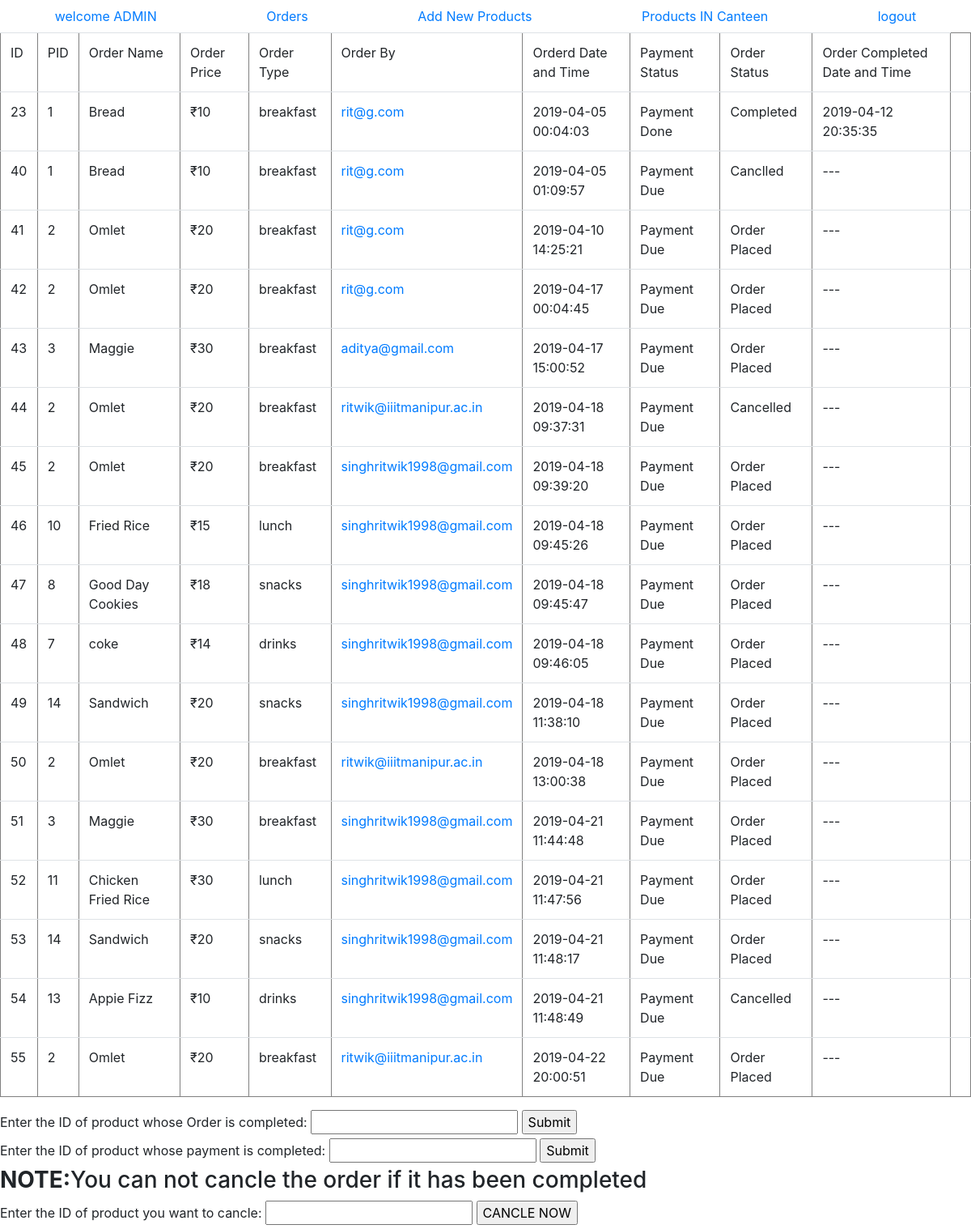
Screenshot of /adpro.php with the database file from the repository.
### tables this page shows
CREATE TABLE `orders` (
  `id` int(11) NOT NULL,
  `pid` int(11) NOT NULL,
  `oname` varchar(90) NOT NULL,
  `oprice` varchar(90) NOT NULL,
  `otype` varchar(90) NOT NULL,
  `oby` varchar(90) NOT NULL,
  `odate` varchar(100) NOT NULL,
  `payment` varchar(90) NOT NULL DEFAULT 'Payment Due',
  `ostatus` varchar(90) NOT NULL DEFAULT 'Order Placed',
  `ocdate` varchar(90) NOT NULL DEFAULT '---'
);

### adpro.php (the view, shortened to what this page needs)
 <!DOCTYPE html>
 <html lang="en" dir="ltr">
   <head>
     <link rel="stylesheet" href="https://stackpath.bootstrapcdn.com/bootstrap/4.3.1/css/bootstrap.min.css">
   </head>
   <body>
     <ul class="nav nav-pills nav-fill">
   <li class="nav-item">
     <a class="nav-link " href="adminhomepage.php" >welcome ADMIN</a>
   </li>
   <li class="nav-item">
     <a class="nav-link " href="adpro.php" target="_parent">Orders</a>
   </li>
   <li class="nav-item">
     <a class="nav-link" href="newp.html">Add New Products</a>
   </li>
   <li class="nav-item">
     <a class="nav-link" href="avai.php"> Products IN Canteen</a>
   </li>
   <li class="nav-item">
     <a class="nav-link " href="logout.php" >logout</a>
   </li>
 </ul>
 <table class="table" border="1">
   <tr>
     <td>ID</td>
     <td>PID</td>
     <td>Order Name</td>
     <td>Order Price</td>
     <td>Order Type</td>
      <td>Order By</td>
     <td>Orderd Date and Time</td>
     <td>Payment Status</td>
       <td>Order Status</td>
       <td>Order Completed Date and Time</td>
   </tr>
   <?php
 $servername = "localhost";
 $username = "root";
 $password = "root";
 $dbname = "canteen";
 $conn = new mysqli($servername, $username, $password, $dbname);
 $sql = "SELECT * FROM orders ";
 $result = $conn->query($sql);
 if ($result->num_rows > 0) {
    while($row = $result->fetch_assoc()) {
      $userid= $row['oby'];
      echo "<tr><td>";
      echo $row['id'];
      echo "</td><td>";
      echo $row['pid'];
      echo "</td><td>";
      echo $row['oname'];
      echo "</td><td>";
      echo "₹". $row['oprice'];
      echo "</td><td>";
      echo $row['otype'];
      echo "</td><td>";
      ?>
      <a href="userdetail.php?id=<?php echo $userid; ?>"><?php echo $row['oby'] ?></a>
      <?php
      echo "</td><td>";
      echo $row['odate'];
      echo "</td><td>";
      echo $row['payment'];
      echo "</td><td>";
      echo $row['ostatus'];
      echo "</td><td>";
      echo $row['ocdate'];
      echo "</td><td>";
      echo "</td></tr>";
    }
 }
  ?>
 </table>
     <form method="post">
       <label for="pid">Enter the ID of product whose Order is completed:</label>
       <input type="text" name="ID" id="ID">
       <input type="submit" name="sun" value="Submit">
     </form>
  <form method="post">
    <label for="pid">Enter the ID of product whose payment is completed:</label>
    <input type="text" name="ID" id="ID">
    <input type="submit" name="sunn" value="Submit">
  </form>
  <h3><b> NOTE:</b>You can not cancle the order if it has been completed</h3>
<form method="post">
  <label for="pid">Enter the ID of product you want to cancle:</label>
  <input type="text" name="ID" id="ID">
  <input type="submit" name="sunk" value="CANCLE NOW">
</form>
 </body>
 </html>

### rows the page displays
orders: id "23", pid "1", oname "Bread", oprice "10", otype "breakfast", oby "rit@g.com", odate "2019-04-05 00:04:03", payment "Payment Done", ostatus "Completed", ocdate "2019-04-12 20:35:35"
orders: id "40", pid "1", oname "Bread", oprice "10", otype "breakfast", oby "rit@g.com", odate "2019-04-05 01:09:57", payment "Payment Due", ostatus "Canclled", ocdate "---"
orders: id "41", pid "2", oname "Omlet", oprice "20", otype "breakfast", oby "rit@g.com", odate "2019-04-10 14:25:21", payment "Payment Due", ostatus "Order Placed", ocdate "---"
orders: id "42", pid "2", oname "Omlet", oprice "20", otype "breakfast", oby "rit@g.com", odate "2019-04-17 00:04:45", payment "Payment Due", ostatus "Order Placed", ocdate "---"
orders: id "43", pid "3", oname "Maggie", oprice "30", otype "breakfast", oby "aditya@gmail.com", odate "2019-04-17 15:00:52", payment "Payment Due", ostatus "Order Placed", ocdate "---"
orders: id "44", pid "2", oname "Omlet", oprice "20", otype "breakfast", oby "ritwik@iiitmanipur.ac.in", odate "2019-04-18 09:37:31", payment "Payment Due", ostatus "Cancelled", ocdate "---"
orders: id "45", pid "2", oname "Omlet", oprice "20", otype "breakfast", oby "singhritwik1998@gmail.com", odate "2019-04-18 09:39:20", payment "Payment Due", ostatus "Order Placed", ocdate "---"
orders: id "46", pid "10", oname "Fried Rice", oprice "15", otype "lunch", oby "singhritwik1998@gmail.com", odate "2019-04-18 09:45:26", payment "Payment Due", ostatus "Order Placed", ocdate "---"
orders: id "47", pid "8", oname "Good Day Cookies", oprice "18", otype "snacks", oby "singhritwik1998@gmail.com", odate "2019-04-18 09:45:47", payment "Payment Due", ostatus "Order Placed", ocdate "---"
orders: id "48", pid "7", oname "coke", oprice "14", otype "drinks", oby "singhritwik1998@gmail.com", odate "2019-04-18 09:46:05", payment "Payment Due", ostatus "Order Placed", ocdate "---"
orders: id "49", pid "14", oname "Sandwich", oprice "20", otype "snacks", oby "singhritwik1998@gmail.com", odate "2019-04-18 11:38:10", payment "Payment Due", ostatus "Order Placed", ocdate "---"
orders: id "50", pid "2", oname "Omlet", oprice "20", otype "breakfast", oby "ritwik@iiitmanipur.ac.in", odate "2019-04-18 13:00:38", payment "Payment Due", ostatus "Order Placed", ocdate "---"
orders: id "51", pid "3", oname "Maggie", oprice "30", otype "breakfast", oby "singhritwik1998@gmail.com", odate "2019-04-21 11:44:48", payment "Payment Due", ostatus "Order Placed", ocdate "---"
orders: id "52", pid "11", oname "Chicken Fried Rice", oprice "30", otype "lunch", oby "singhritwik1998@gmail.com", odate "2019-04-21 11:47:56", payment "Payment Due", ostatus "Order Placed", ocdate "---"
orders: id "53", pid "14", oname "Sandwich", oprice "20", otype "snacks", oby "singhritwik1998@gmail.com", odate "2019-04-21 11:48:17", payment "Payment Due", ostatus "Order Placed", ocdate "---"
orders: id "54", pid "13", oname "Appie Fizz", oprice "10", otype "drinks", oby "singhritwik1998@gmail.com", odate "2019-04-21 11:48:49", payment "Payment Due", ostatus "Cancelled", ocdate "---"
orders: id "55", pid "2", oname "Omlet", oprice "20", otype "breakfast", oby "ritwik@iiitmanipur.ac.in", odate "2019-04-22 20:00:51", payment "Payment Due", ostatus "Order Placed", ocdate "---"
